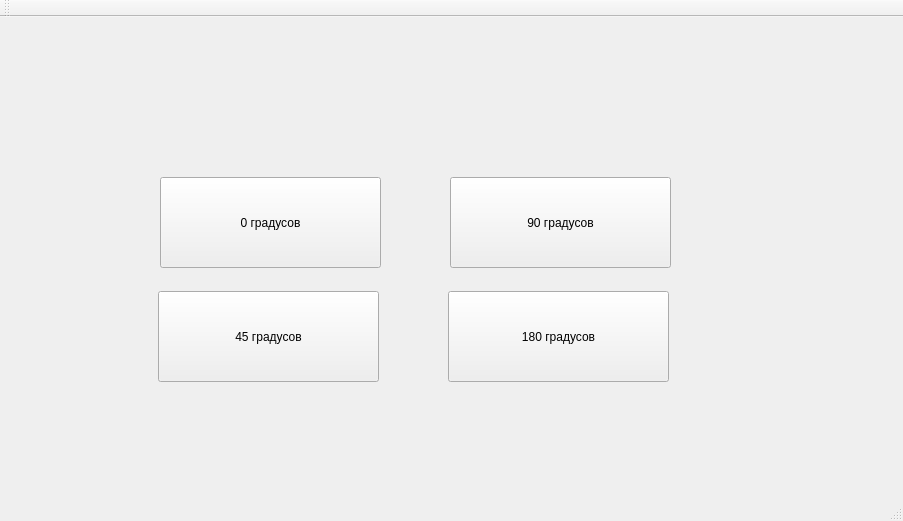
<?xml version="1.0" encoding="UTF-8"?>
<ui version="4.0">
 <class>MainWindow</class>
 <widget class="QMainWindow" name="MainWindow">
  <property name="geometry">
   <rect>
    <x>0</x>
    <y>0</y>
    <width>903</width>
    <height>521</height>
   </rect>
  </property>
  <property name="windowTitle">
   <string>MainWindow</string>
  </property>
  <widget class="QWidget" name="centralWidget">
   <widget class="QPushButton" name="pushButton">
    <property name="geometry">
     <rect>
      <x>450</x>
      <y>160</y>
      <width>221</width>
      <height>91</height>
     </rect>
    </property>
    <property name="text">
     <string>90 градусов</string>
    </property>
   </widget>
   <widget class="QPushButton" name="pushButton_2">
    <property name="geometry">
     <rect>
      <x>160</x>
      <y>160</y>
      <width>221</width>
      <height>91</height>
     </rect>
    </property>
    <property name="text">
     <string>0 градусов</string>
    </property>
   </widget>
   <widget class="QPushButton" name="pushButton_3">
    <property name="geometry">
     <rect>
      <x>158</x>
      <y>274</y>
      <width>221</width>
      <height>91</height>
     </rect>
    </property>
    <property name="text">
     <string>45 градусов</string>
    </property>
   </widget>
   <widget class="QPushButton" name="pushButton_4">
    <property name="geometry">
     <rect>
      <x>448</x>
      <y>274</y>
      <width>221</width>
      <height>91</height>
     </rect>
    </property>
    <property name="text">
     <string>180 градусов</string>
    </property>
   </widget>
  </widget>
  <widget class="QMenuBar" name="menuBar">
   <property name="geometry">
    <rect>
     <x>0</x>
     <y>0</y>
     <width>903</width>
     <height>22</height>
    </rect>
   </property>
  </widget>
  <widget class="QToolBar" name="mainToolBar">
   <attribute name="toolBarArea">
    <enum>TopToolBarArea</enum>
   </attribute>
   <attribute name="toolBarBreak">
    <bool>false</bool>
   </attribute>
  </widget>
  <widget class="QStatusBar" name="statusBar"/>
 </widget>
 <layoutdefault spacing="6" margin="11"/>
 <resources/>
 <connections/>
</ui>
